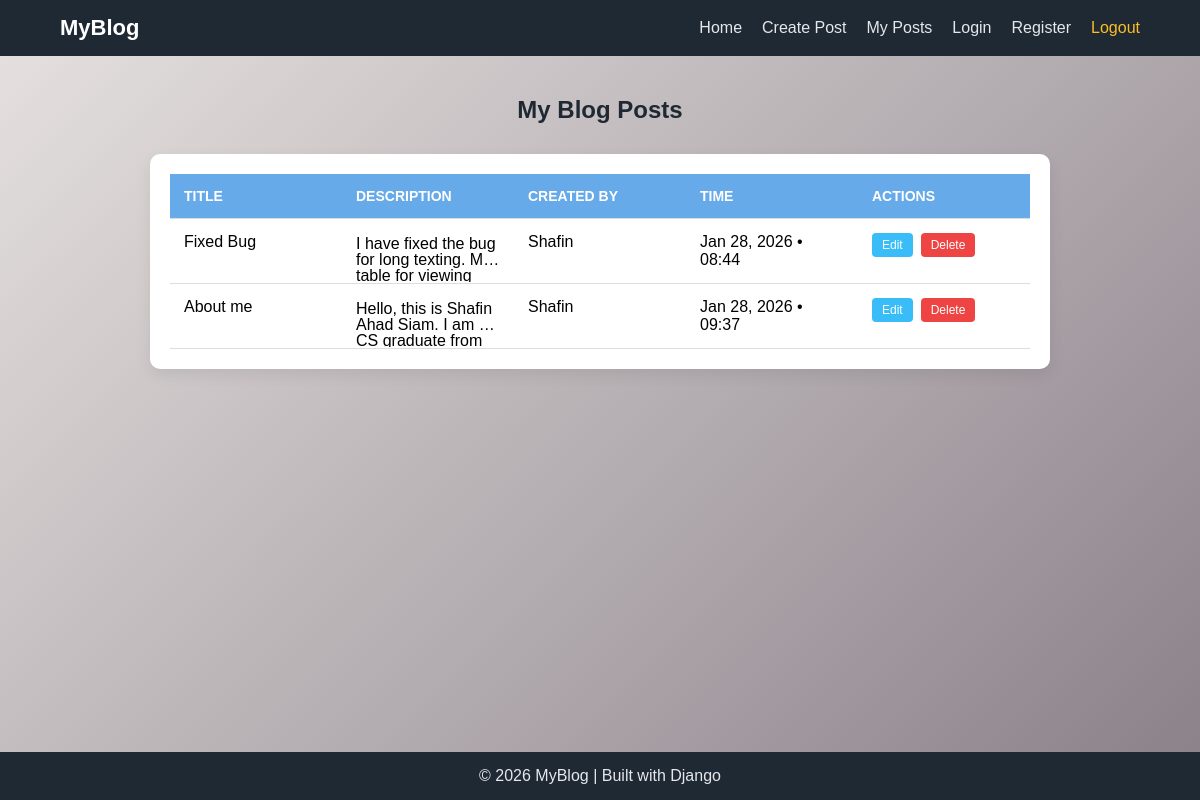
Page /view_post/ (signed in) on the earlier database version.
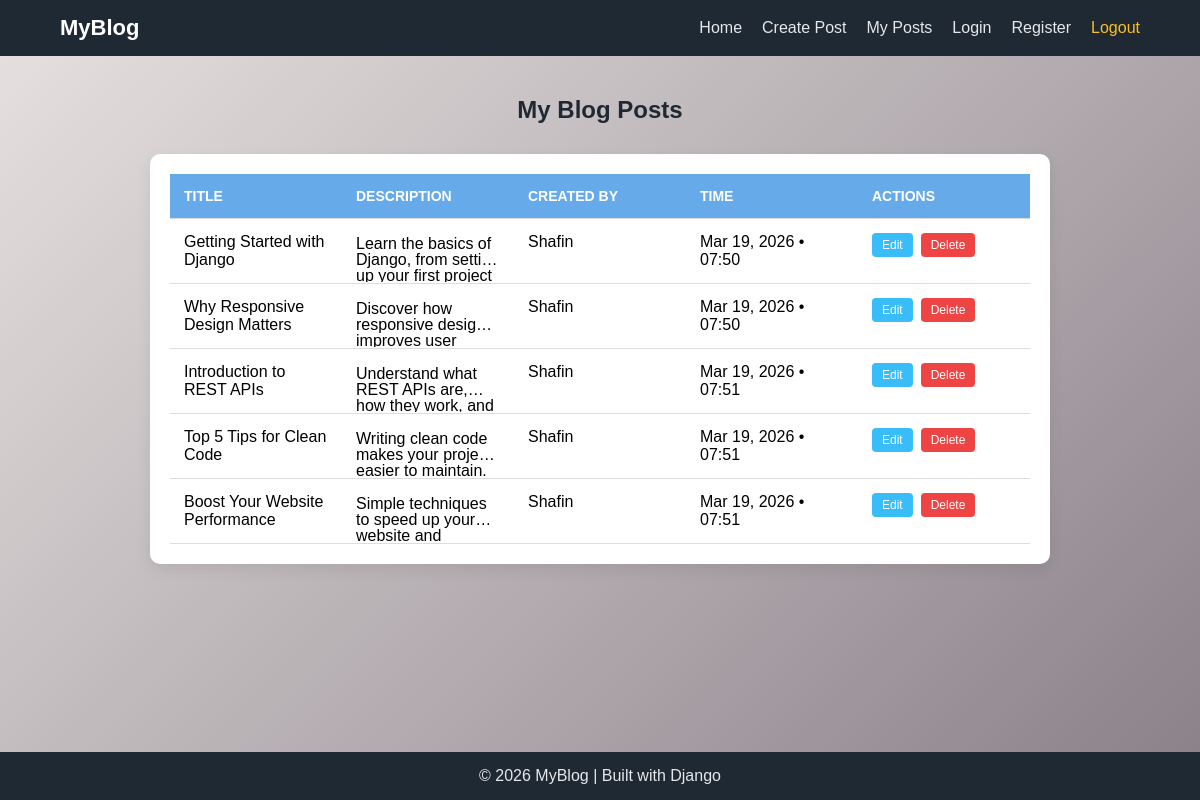
Same page on the later database version.
### blogapp/models.py (models this page shows, shortened)
class Post(models.Model):
    title = models.CharField(max_length=100)
    description = models.TextField()
    created_by = models.ForeignKey(User, on_delete=models.CASCADE)
    created_at = models.DateTimeField(auto_now_add=True)

### blogapp/views.py (the view)
# urls.py: path('view_post/', views.view_post,name='view_post'),
@login_required(login_url='login_required')
def view_post(request):
    if request.method == 'GET':
        post_list = Post.objects.filter(created_by=request.user)
        return render(request, 'posts/my_post.html' , {'post_list': post_list})

### blogapp/templates/posts/my_post.html (shortened to what this page needs)
{% extends "base.html" %}
{% block content %}
<h2>My Blog Posts</h2>
<div class="table-container">
    <table>
        <thead>
            <tr>
                <th>Title</th>
                <th>Description</th>
                <th>Created By</th>
                <th>Time</th>
                <th>Actions</th>
            </tr>
        </thead>
        <tbody>
            {% for post in post_list %}
            <tr>
                <td>{{ post.title }}</td>
                <td class="desc">{{ post.description }}</td>
                <td>{{ post.created_by.first_name }}</td>
                <td>{{ post.created_at|date:"M d, Y • H:i" }}</td>
                <td class="actions">
                    <a href="{% url 'edit_post' post.id %}" class="btn edit">Edit</a>
                    <a href="{% url 'delete_post' post.id %}" class="btn delete">Delete</a>
                </td>
            </tr>
            {% endfor %}
        </tbody>
    </table>
</div>
{% endblock %}

Differences in the rows shown:
no longer on this page (row edited): Post: title "Fixed Bug", description "I have fixed the bug for long texting. My table for…", created_by.first_name "Shafin", created_at "Jan 28, 2026 • 08:44"
removed Post: title "About me", description "Hello, this is Shafin Ahad Siam. I am a CS graduate…", created_by.first_name "Shafin", created_at "Jan 28, 2026 • 09:37"
added Post: title "Getting Started with Django", description "Learn the basics of Django, from setting up your first…", created_by.first_name "Shafin", created_at "Mar 19, 2026 • 07:50"
added Post: title "Why Responsive Design Matters", description "Discover how responsive design improves…", created_by.first_name "Shafin", created_at "Mar 19, 2026 • 07:50"
added Post: title "Introduction to REST APIs", description "Understand what REST APIs are, how they work,…", created_by.first_name "Shafin", created_at "Mar 19, 2026 • 07:51"
added Post: title "Top 5 Tips for Clean Code", description "Writing clean code makes your projects easier to…", created_by.first_name "Shafin", created_at "Mar 19, 2026 • 07:51"
added Post: title "Boost Your Website Performance", description "Simple techniques to speed up your website…", created_by.first_name "Shafin", created_at "Mar 19, 2026 • 07:51"
